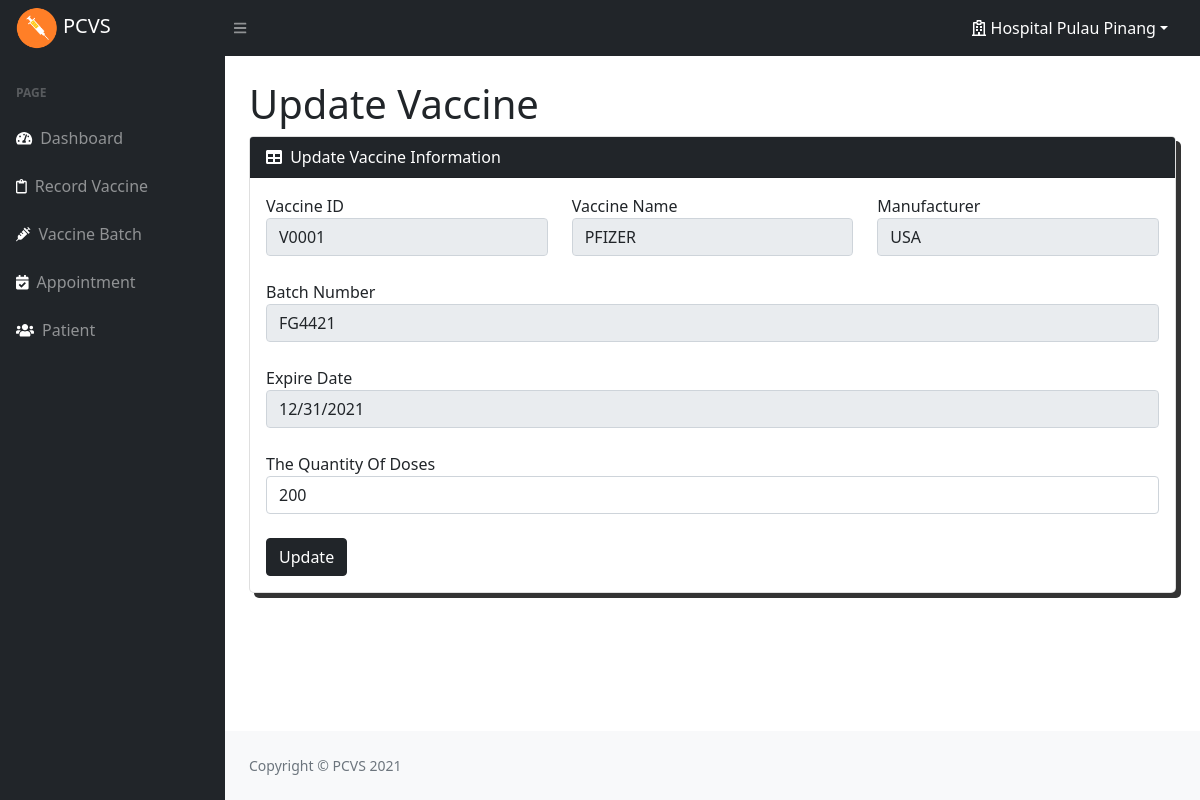
Screenshot of /admin/updatevaccine.php?ID=2 (signed in) with the database file from the repository.
### tables this page shows
CREATE TABLE `healcareadmin` (
  `adminID` int(11) NOT NULL,
  `centerID` int(11) NOT NULL,
  `center` varchar(100) NOT NULL,
  `address` varchar(100) NOT NULL,
  `username` varchar(20) NOT NULL,
  `password` varchar(20) NOT NULL,
  `fullname` varchar(20) NOT NULL,
  `email` varchar(50) NOT NULL,
  `staffID` varchar(20) NOT NULL
);

CREATE TABLE `vaccine` (
  `ID` int(11) NOT NULL,
  `vaccineID` varchar(30) NOT NULL,
  `vaccineName` varchar(30) NOT NULL,
  `manufacturer` varchar(30) NOT NULL,
  `batchNo` varchar(30) NOT NULL,
  `expireDate` date NOT NULL,
  `quantity` int(11) NOT NULL,
  `availableQuantity` int(11) NOT NULL,
  `penAppointment` int(11) NOT NULL,
  `admAppointment` int(11) NOT NULL,
  `centerID` int(11) NOT NULL
);

### admin/updatevaccine.php (the view, shortened to what this page needs)
<?php
include('dbconnect.php');
if(isset($_SESSION['username'])){
    $sql = "SELECT * FROM healcareadmin WHERE username='$_SESSION[username]'";
    $query = mysqli_query($con,$sql);
    $row=mysqli_fetch_array($query);
}
?>
<!DOCTYPE html>
<html lang="en">
    <head>
        <link href="css/bootstrap.css" rel="stylesheet" />
        <link href="css/style.css" rel="stylesheet" />
        <link href="https://use.fontawesome.com/releases/v5.6.3/css/all.css" rel="stylesheet">
    </head>
    <body class="sb-nav-fixed">
        <nav class="sb-topnav navbar navbar-expand navbar-dark bg-dark">
            <a class="navbar-brand ps-3" href="dashboard.html"><img src="assets/img/logo2.png" alt="patient" style="width: 20%;">&nbsp;PCVS</a>
            <button class="btn btn-link btn-sm order-1 order-lg-0 me-4 me-lg-0" id="sidebarToggle" href="#!"><i class="fas fa-bars"></i></button>
            <ul class="navbar-nav ms-auto ms-md-0 me-3 me-lg-4">
                <li class="nav-item dropdown">
                    <a class="nav-link dropdown-toggle" id="navbarDropdown" href="#" role="button" data-bs-toggle="dropdown" aria-expanded="false" style="color: #fff;"><i class="far fa-hospital"></i>&nbsp;<?php echo ($row['center']);?></a>
                </li>
            </ul>
        </nav>
        <div id="layoutSidenav">
            <div id="layoutSidenav_nav">
                <nav class="sb-sidenav accordion sb-sidenav-dark" id="sidenavAccordion">
                    <div class="sb-sidenav-menu">
                        <div class="nav">
                            <div class="sb-sidenav-menu-heading">PAGE</div>
                            <a class="nav-link" href="dashboard.php">
                                <div class="sb-nav-link-icon"><i class="fas fa-tachometer-alt" style="color: #fff;"></i></div>
                                <span class="align-middle">Dashboard</span>
                            </a>
                            <a class="nav-link" href="recordVaccine.php">
                                <div class="sb-nav-link-icon"><i class="far fa-clipboard" style="color: #fff;"></i> </div>
                                <span class="align-middle">Record Vaccine</span>
                            </a>
                            <a class="nav-link" href="vaccineBatch.php">
                                <div class="sb-nav-link-icon"><i class="fa fa-syringe" style="color: #fff;"></i></div>
                                <span class="align-middle">Vaccine Batch</span>
                            </a>
                            <a class="nav-link" href="appointment.php">
                                <div class="sb-nav-link-icon"><i class="fas fa-calendar-check" style="color: #fff;"></i></div>
                                <span class="align-middle">Appointment</span>
                            </a>
                            <a class="nav-link" href="patientList.php">
                                <div class="sb-nav-link-icon"> <i class="fas fa-users" style="color: #fff;"></i></div>
                                <span class="align-middle">Patient</span>
                            </a>
                        </div>
                    </div>
                </nav>
            </div>
            <div id="layoutSidenav_content">
                <main>
                    <div class="container-fluid px-4">
                        <h1 class="mt-4">Update Vaccine</h1>
                        <div class="card mb-4">
                            <div class="card-header text-white bg-dark">
                                <i class="fas fa-table me-1"></i>
                                Update Vaccine Information
                            </div>
                            <div class="card-body">
                            <?php
                                $ID =$_GET['ID'];
                                $sql = "SELECT * FROM vaccine WHERE ID='$ID'";
                                $gotResults=mysqli_query($con, $sql);
                                if($gotResults){
                                    if(mysqli_num_rows($gotResults)>0){
                                        while($row = mysqli_fetch_array($gotResults)){
                                            ?>
                                                <form action="#" method="POST">
                                                    <div class="row">
                                                        <div class="col-md-4">
                                                            <div class="form-group">
                                                                <label>Vaccine ID</label>
                                                                <input type="text" class="form-control" name="vaccineID"  value="<?php echo $row['vaccineID'];?>"  readonly style="text-transform: uppercase;">
                                                            </div>
                                                        </div>
                                                        <div class="col-md-4">
                                                            <div class="form-group">
                                                                <label>Vaccine Name</label>
                                                                <input type="text" class="form-control" name="vaccineName" value="<?php echo $row['vaccineName'];?>"readonly style="text-transform: uppercase;">
                                                            </div>
                                                        </div>
                                                        <div class="col-md-4">
                                                            <div class="form-group">
                                                                <label>Manufacturer</label>
                                                                <input type="text" class="form-control"  name="manufacturer"   value="<?php echo $row['manufacturer'];?>" readonly style="text-transform: uppercase;">
                                                            </div>
                                                        </div>
                                                    </div>
                                                    <br>
                                                    <div class="form-group">
                                                        <label for="exampleInputEmail1">Batch Number</label>
                                                        <input type="text" class="form-control" id="batchNo" name="batchNo" value="<?php echo $row['batchNo'];?>" placeholder="Enter Batch No" readonly style="text-transform: uppercase;">
                                                    </div>
                                                    <br>
                                                    <div class="form-group">
                                                        <label for="exampleInputPassword1">Expire Date</label>
                                                        <input type="date" class="form-control" name="expireDate" id="date" value="<?php echo $row['expireDate'];?>" readonly>
                                                    </div>
                                                    <br>
                                                    <div class="form-group">
                                                        <label for="exampleInputPassword1">The Quantity Of Doses</label>
                                                        <input type="number" class="form-control" name="updatequantity" id="quantityDose" value="<?php echo $row['quantity'];?>"  required step=1  min=1>
                                                    </div>
                                                    <br>
                                                    <div class="loginbtn">
                                                        <button name="update" class="btn btn-dark">Update</button>
                                                    </div>
                                                </form>
                                            <?php
                                        }
                                    }
                                }
                            ?>
                            </div>
                        </div>
                    </div>
                </main>
                <footer class="py-4 bg-light mt-auto">
                    <div class="container-fluid px-4">
                        <div class="d-flex align-items-center justify-content-between small">
                            <div class="text-muted">Copyright &copy; PCVS 2021</div>
                        </div>
                    </div>
                </footer>
            </div>
        </div>
    </body>
</html>

### admin/css/style.css (style rules this page uses)
* { margin: 0; padding: 0; box-sizing: border-box; }
body { padding-bottom: 20px; }

### rows the page displays
healcareadmin: center "Hospital Pulau Pinang"
vaccine: vaccineID "V0001", vaccineName "Pfizer", manufacturer "USA", batchNo "FG4421", expireDate "12/31/2021", updatequantity "200"
